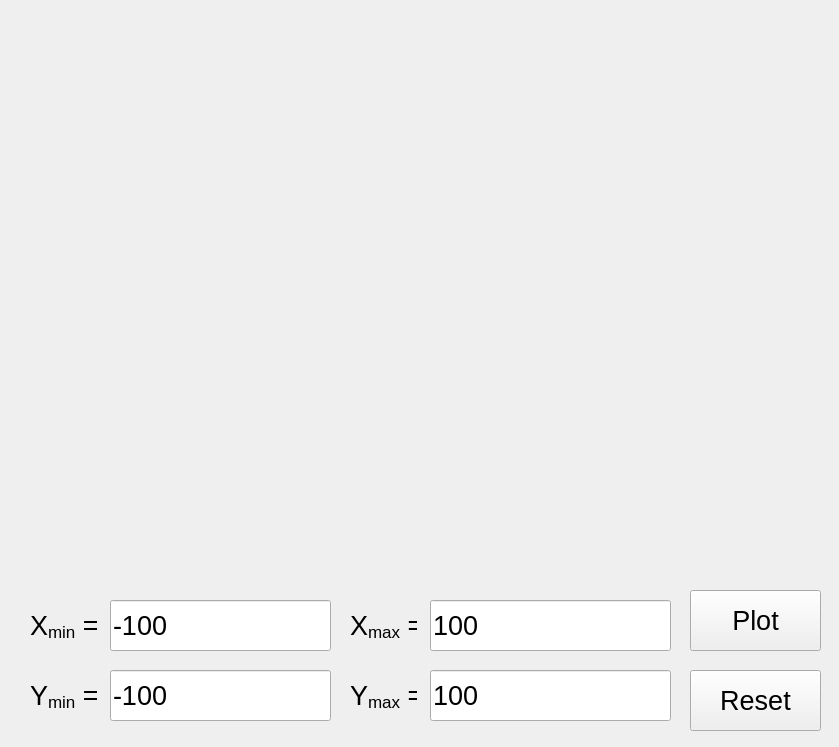
<?xml version="1.0" encoding="UTF-8"?>
<ui version="4.0">
 <class>Plot</class>
 <widget class="QWidget" name="Plot">
  <property name="geometry">
   <rect>
    <x>0</x>
    <y>0</y>
    <width>839</width>
    <height>747</height>
   </rect>
  </property>
  <property name="minimumSize">
   <size>
    <width>839</width>
    <height>747</height>
   </size>
  </property>
  <property name="maximumSize">
   <size>
    <width>839</width>
    <height>747</height>
   </size>
  </property>
  <property name="windowTitle">
   <string>Form</string>
  </property>
  <widget class="QWidget" name="verticalLayoutWidget">
   <property name="geometry">
    <rect>
     <x>0</x>
     <y>0</y>
     <width>841</width>
     <height>561</height>
    </rect>
   </property>
   <layout class="QVBoxLayout" name="plot_layout"/>
  </widget>
  <widget class="QLineEdit" name="x_min_line_edit">
   <property name="geometry">
    <rect>
     <x>110</x>
     <y>600</y>
     <width>221</width>
     <height>51</height>
    </rect>
   </property>
   <property name="font">
    <font>
     <pointsize>20</pointsize>
    </font>
   </property>
   <property name="text">
    <string>-100</string>
   </property>
  </widget>
  <widget class="QLineEdit" name="x_max_line_edit">
   <property name="geometry">
    <rect>
     <x>430</x>
     <y>600</y>
     <width>241</width>
     <height>51</height>
    </rect>
   </property>
   <property name="font">
    <font>
     <pointsize>20</pointsize>
    </font>
   </property>
   <property name="text">
    <string>100</string>
   </property>
  </widget>
  <widget class="QLineEdit" name="y_min_line_edit">
   <property name="geometry">
    <rect>
     <x>110</x>
     <y>670</y>
     <width>221</width>
     <height>51</height>
    </rect>
   </property>
   <property name="font">
    <font>
     <pointsize>20</pointsize>
    </font>
   </property>
   <property name="text">
    <string>-100</string>
   </property>
  </widget>
  <widget class="QLineEdit" name="y_max_line_edit">
   <property name="geometry">
    <rect>
     <x>430</x>
     <y>670</y>
     <width>241</width>
     <height>51</height>
    </rect>
   </property>
   <property name="font">
    <font>
     <pointsize>20</pointsize>
    </font>
   </property>
   <property name="text">
    <string>100</string>
   </property>
  </widget>
  <widget class="QLabel" name="label">
   <property name="geometry">
    <rect>
     <x>30</x>
     <y>600</y>
     <width>67</width>
     <height>51</height>
    </rect>
   </property>
   <property name="text">
    <string>&lt;html&gt;&lt;head/&gt;&lt;body&gt;&lt;p&gt;&lt;span style=&quot; font-size:20pt;&quot;&gt;X&lt;/span&gt;&lt;span style=&quot; font-size:20pt; vertical-align:sub;&quot;&gt;min&lt;/span&gt;&lt;span style=&quot; font-size:20pt;&quot;&gt; =&lt;/span&gt;&lt;/p&gt;&lt;/body&gt;&lt;/html&gt;</string>
   </property>
  </widget>
  <widget class="QLabel" name="label_2">
   <property name="geometry">
    <rect>
     <x>350</x>
     <y>600</y>
     <width>67</width>
     <height>51</height>
    </rect>
   </property>
   <property name="text">
    <string>&lt;html&gt;&lt;head/&gt;&lt;body&gt;&lt;p&gt;&lt;span style=&quot; font-size:20pt;&quot;&gt;X&lt;/span&gt;&lt;span style=&quot; font-size:20pt; vertical-align:sub;&quot;&gt;max&lt;/span&gt;&lt;span style=&quot; font-size:20pt;&quot;&gt; =&lt;/span&gt;&lt;/p&gt;&lt;/body&gt;&lt;/html&gt;</string>
   </property>
  </widget>
  <widget class="QLabel" name="label_3">
   <property name="geometry">
    <rect>
     <x>30</x>
     <y>670</y>
     <width>67</width>
     <height>51</height>
    </rect>
   </property>
   <property name="text">
    <string>&lt;html&gt;&lt;head/&gt;&lt;body&gt;&lt;p&gt;&lt;span style=&quot; font-size:20pt;&quot;&gt;Y&lt;/span&gt;&lt;span style=&quot; font-size:20pt; vertical-align:sub;&quot;&gt;min&lt;/span&gt;&lt;span style=&quot; font-size:20pt;&quot;&gt; =&lt;/span&gt;&lt;/p&gt;&lt;/body&gt;&lt;/html&gt;</string>
   </property>
  </widget>
  <widget class="QLabel" name="label_4">
   <property name="geometry">
    <rect>
     <x>350</x>
     <y>670</y>
     <width>67</width>
     <height>51</height>
    </rect>
   </property>
   <property name="text">
    <string>&lt;html&gt;&lt;head/&gt;&lt;body&gt;&lt;p&gt;&lt;span style=&quot; font-size:20pt;&quot;&gt;Y&lt;/span&gt;&lt;span style=&quot; font-size:20pt; vertical-align:sub;&quot;&gt;max&lt;/span&gt;&lt;span style=&quot; font-size:20pt;&quot;&gt; =&lt;/span&gt;&lt;/p&gt;&lt;/body&gt;&lt;/html&gt;</string>
   </property>
  </widget>
  <widget class="QPushButton" name="plot_button">
   <property name="geometry">
    <rect>
     <x>690</x>
     <y>590</y>
     <width>131</width>
     <height>61</height>
    </rect>
   </property>
   <property name="font">
    <font>
     <pointsize>20</pointsize>
    </font>
   </property>
   <property name="text">
    <string>Plot</string>
   </property>
  </widget>
  <widget class="QPushButton" name="reset_button">
   <property name="geometry">
    <rect>
     <x>690</x>
     <y>670</y>
     <width>131</width>
     <height>61</height>
    </rect>
   </property>
   <property name="font">
    <font>
     <pointsize>20</pointsize>
    </font>
   </property>
   <property name="text">
    <string>Reset</string>
   </property>
  </widget>
 </widget>
 <resources/>
 <connections/>
</ui>
